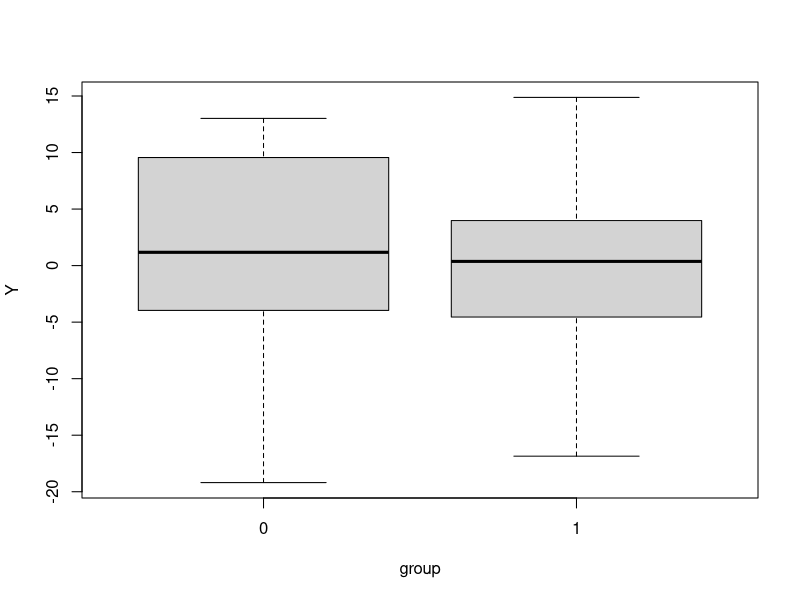

This figure's R source:
## ----chunk_setup, include=FALSE, eval=TRUE------------------------------------
knitr::opts_chunk$set(echo = T, out.width="49%",message=F, warning=F, comment=NA,
                      eval=T, cache.rebuild=F, cache=F, R.options=list(digits=5,show.signif.stars=FALSE),dev.args=list(bg = 'transparent'))


## -----------------------------------------------------------------------------
library(psych)
n <- 20
alpha <- 2
beta <- 3
sigma <-10
set.seed(10)
group <- as.factor(sample(c(0,1),n,replace=TRUE))
Y <- alpha+beta*(group==1)+rnorm(n,0,sigma)
headTail(data.frame(Y,group))


## -----------------------------------------------------------------------------
summary(Y)
by(Y,group,summary)
boxplot(Y~group)


## -----------------------------------------------------------------------------
t.test(Y~group,var.equal=TRUE)


## -----------------------------------------------------------------------------
mod <- lm(Y~group) 
summary(mod)
confint(mod)


## -----------------------------------------------------------------------------
mod0 <- lm(Y~1) 
summary(mod0)


## -----------------------------------------------------------------------------
anova(mod0,mod)


## -----------------------------------------------------------------------------
(RSS <-sum(mod$residuals^2))
(RSS0 <-sum(mod0$residuals^2))
(RSS0-RSS)


## -----------------------------------------------------------------------------
(RSS0-RSS)/RSS0


## -----------------------------------------------------------------------------
(df <- n-2)
(df0 <- n-1)


## -----------------------------------------------------------------------------
F <- (RSS0-RSS)/(df0-df)/(RSS/(df))
p <- 1-pf(F,df1=df0-df,df2=df)
sigma <- sqrt(RSS/df)
sigma0 <- sqrt(RSS0/df0)
print(data.frame(RSS0,RSS,SSExplained=RSS0-RSS,F,p,sigma,sigma0),row.names=FALSE)


## ----eval=FALSE,echo=FALSE----------------------------------------------------
## s <- summary(mod)$sigma
## s0 <- summary(mod0)$sigma
## sum(log(dnorm(Y,predict(mod),sqrt(s^2*(n-1)/n))))
## sum(log(dnorm(Y,predict(mod0),s0)))

## -----------------------------------------------------------------------------
logLik(mod)
logLik(mod0)


## -----------------------------------------------------------------------------
AIC(mod0,mod)
BIC(mod0,mod)

